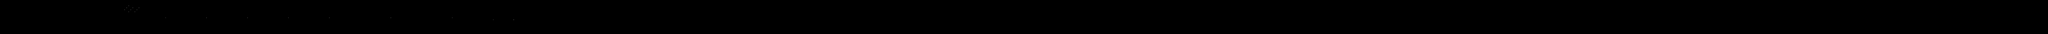

Rendered tile map (Tiled .tmx) drawn with the repository's tilesets; below, a short description and the map source with its tile grids summarised:
An orthogonal 1000x17 tile map with 32x32 px tiles, 1 tile layer (タイル・レイヤー 1).

<map version="1.2" tiledversion="1.3.4" orientation="orthogonal" renderorder="right-down" width="1000" height="17" tilewidth="32" tileheight="32" infinite="0" nextlayerid="2" nextobjectid="1">
 <tileset firstgid="1" source="EnemyID.tsx" />
 <layer id="1" name="タイル・レイヤー 1" width="1000" height="17">
  <data>[17000 cells, 18 non-empty, 10 distinct tile ids]</data>
 </layer>
</map>
